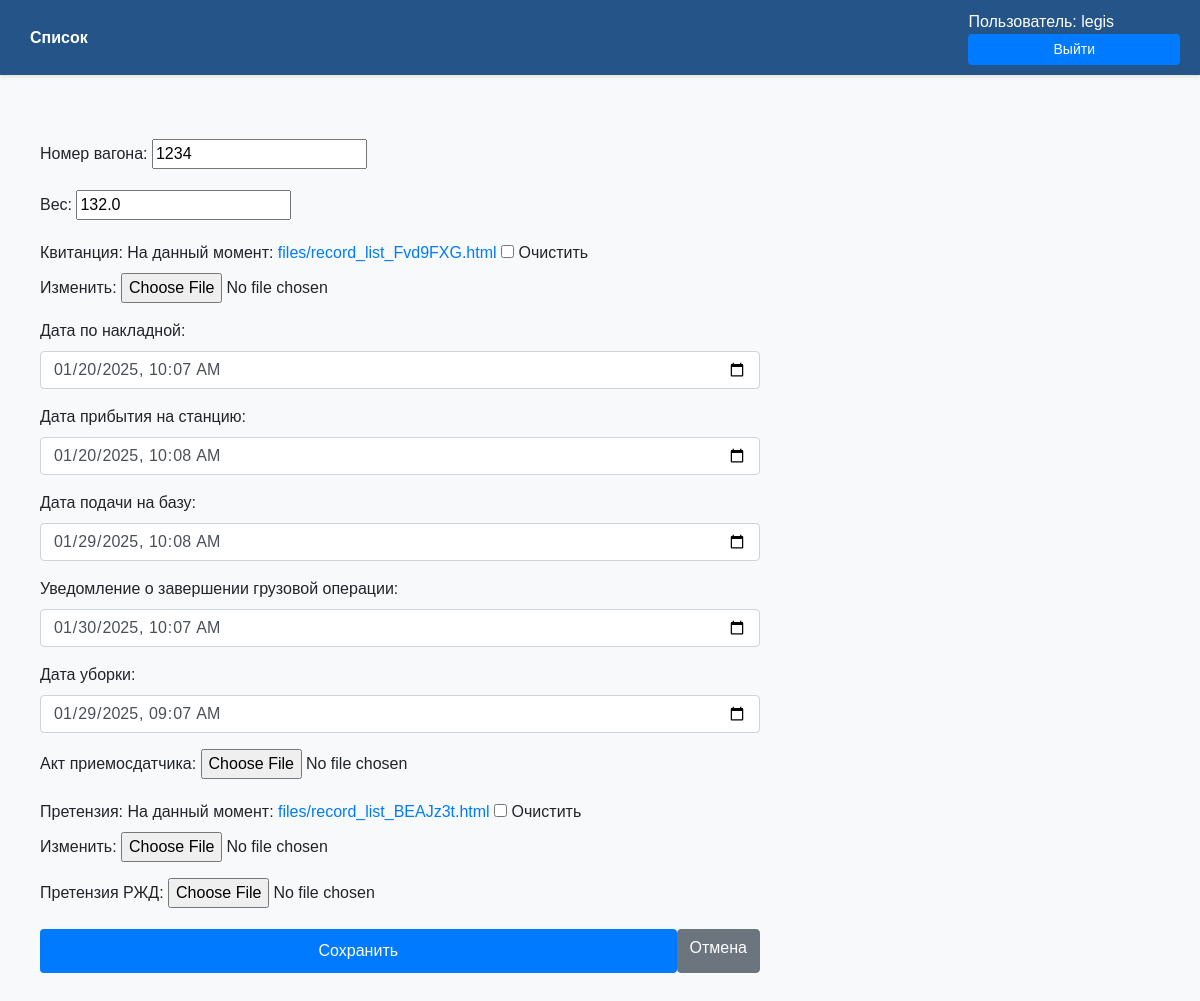
Page /update/11/ (signed in) on the earlier database version.
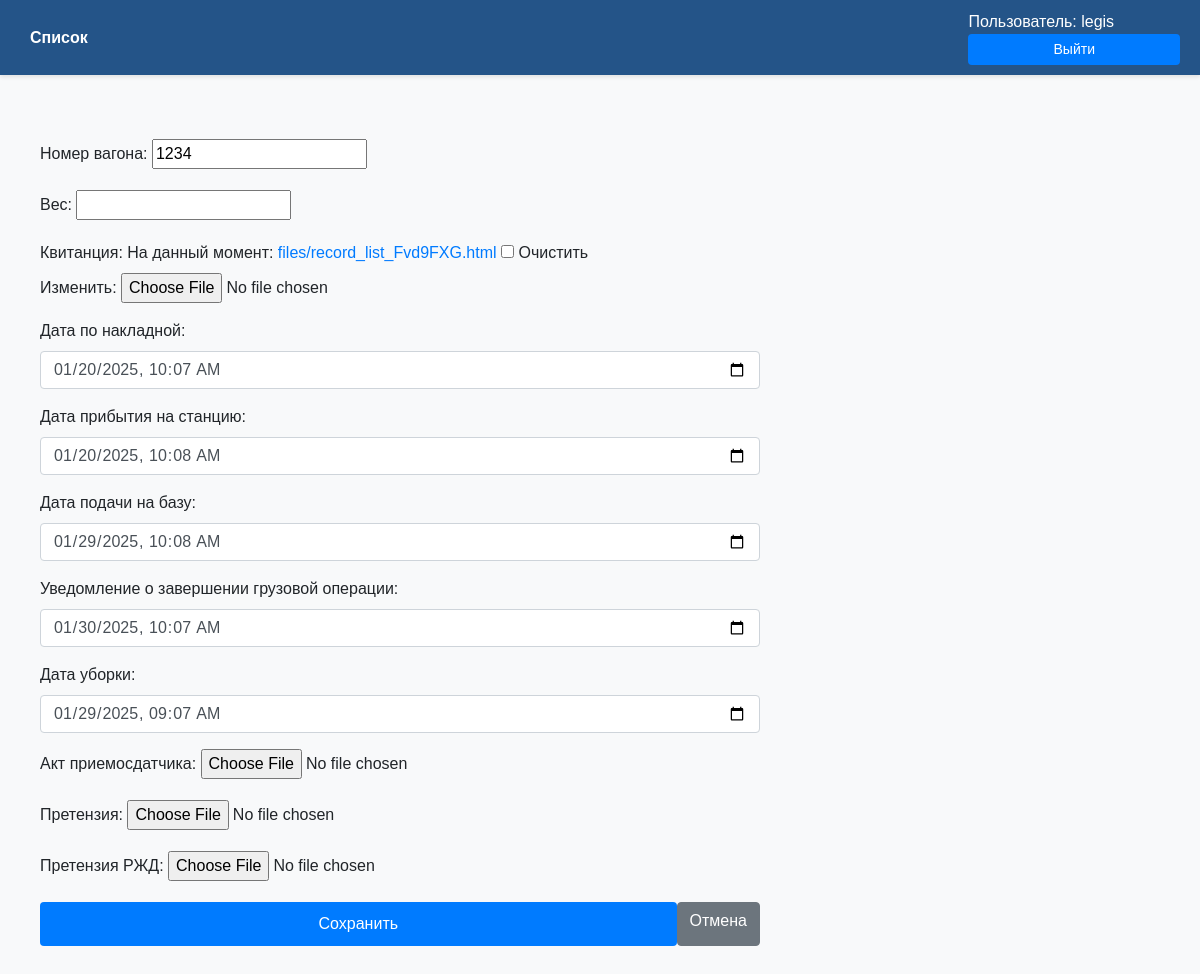
Same page on the later database version.
### myapp/models.py (models this page shows, shortened)
class Record(models.Model):
    number = models.IntegerField()
    weight = models.FloatField(blank=True, null=True)
    file1 = models.FileField(upload_to='files/', blank=True, null=True)
    date_delivery = models.DateTimeField()
    date_submission = models.DateTimeField()
    submission_to_database = models.DateTimeField()
    shipment_date_time = models.DateTimeField()
    withdrawal_from_bases = models.DateTimeField()
    file2 = models.FileField(upload_to='files/', blank=True, null=True)
    file3 = models.FileField(upload_to='files/', blank=True, null=True)
    file4 = models.FileField(upload_to='files/', blank=True, null=True)

### myapp/views.py (the view)
# urls.py: path('update/<int:pk>/', views.record_update, name='record_update'),
@login_required(login_url='/login/')
def record_update(request, pk):
    record = get_object_or_404(Record, pk=pk)
    if request.method == 'POST':
        form = RecordForm(request.POST, request.FILES, instance=record)
        if form.is_valid():
            form.save()
            messages.success(request, 'Запись успешно обновлена.')
            return redirect('record_list')
    else:
        form = RecordForm(instance=record)
    return render(request, 'record_form.html', {'form': form})

### myapp/forms.py
class RecordForm(forms.ModelForm):
    class Meta:
        model = Record
        fields = FIELDS  # Используем константу для списка полей
        widgets = DATETIME_WIDGETS  # Используем константу для виджетов

### myapp/templates/record_form.html (shortened to what this page needs)
{% extends 'base.html' %}
{% load static %}
{% block content %}
<div class="container mt-4">
    <form method="post" enctype="multipart/form-data" class="needs-validation" novalidate>
        <div class="mb-3">
            <label for="id_number" class="form-label fw-bold">Номер вагона:</label>
            {{ form.number }}
        </div>
        <div class="mb-3">
            <label for="id_weight" class="form-label fw-bold">Вес:</label>
            {{ form.weight }}
        </div>
        <div class="mb-3">
            <label for="id_file1" class="form-label fw-bold">Квитанция:</label>
            {{ form.file1 }}
        </div>
        <div class="mb-3">
            <label for="id_date_delivery" class="form-label fw-bold">Дата по накладной:</label>
            <input type="datetime-local" class="form-control" id="id_date_delivery" name="date_delivery"
                   value="{{ form.date_delivery.value|date:'Y-m-d\TH:i' }}" required>
        </div>
        <div class="mb-3">
            <label for="id_date_submission" class="form-label fw-bold">Дата прибытия на станцию:</label>
            <input type="datetime-local" class="form-control" id="id_date_submission" name="date_submission"
                   value="{{ form.date_submission.value|date:'Y-m-d\TH:i' }}" required>
        </div>
        <div class="mb-3">
            <label for="id_submission_to_database" class="form-label fw-bold">Дата подачи на базу:</label>
            <input type="datetime-local" class="form-control" id="id_submission_to_database" name="submission_to_database"
                   value="{{ form.submission_to_database.value|date:'Y-m-d\TH:i' }}" required>
        </div>
        <div class="mb-3">
            <label for="id_shipment_date_time" class="form-label fw-bold">Уведомление о завершении грузовой операции:</label>
            <input type="datetime-local" class="form-control" id="id_shipment_date_time" name="shipment_date_time"
                   value="{{ form.shipment_date_time.value|date:'Y-m-d\TH:i' }}" required>
        </div>
        <div class="mb-3">
            <label for="id_withdrawal_from_bases" class="form-label fw-bold">Дата уборки:</label>
            <input type="datetime-local" class="form-control" id="id_withdrawal_from_bases" name="withdrawal_from_bases"
                   value="{{ form.withdrawal_from_bases.value|date:'Y-m-d\TH:i' }}" required>
        </div>
        <div class="mb-3">
            <label for="id_file2" class="form-label fw-bold">Акт приемосдатчика:</label>
            {{ form.file2 }}
        </div>
        <div class="mb-3">
            <label for="id_file3" class="form-label fw-bold">Претензия:</label>
            {{ form.file3 }}
        </div>
        <div class="mb-3">
            <label for="id_file4" class="form-label fw-bold">Претензия РЖД:</label>
            {{ form.file4 }}
        </div>
        <div class="d-flex gap-2">
            <button type="submit" class="btn btn-primary">Сохранить</button>
            <a href="/" class="btn btn-secondary">Отмена</a>
        </div>
    </form>
</div>
{% endblock %}

Differences in the rows shown:
changed Record: weight "132.0" → (not shown)
Other differences:
form field file3: "☐" → (not shown)
text no longer shown: "На данный момент: files/record_list_BEAJz3t.html Очистить Изменить:"
